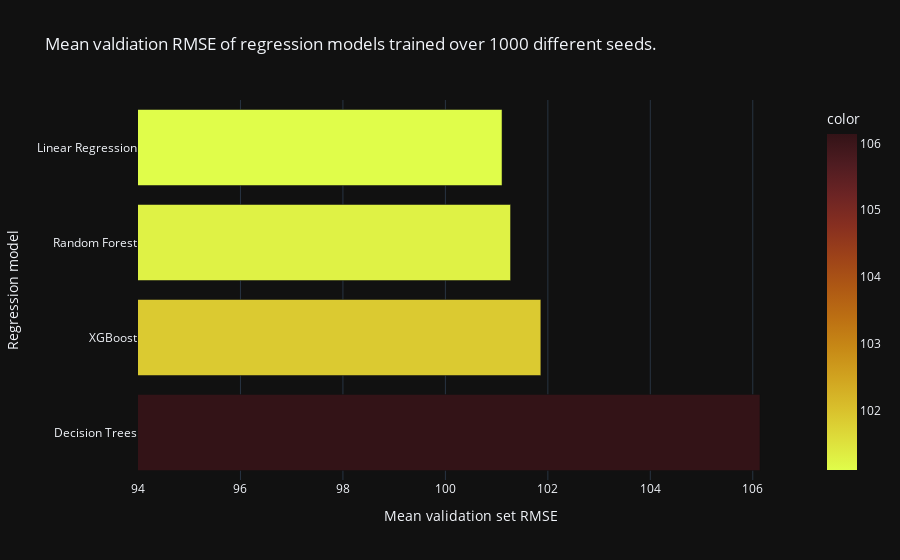

Notebook source saved alongside this figure:
### Code cell
bar_chart = px.bar(
    x=validation_mean_dict.values(),
    y=validation_mean_dict.keys(),
    labels={'x': 'Mean validation set RMSE', 'y': 'Regression model'},
    title='Mean valdiation RMSE of regression models trained over 1000 different seeds.',
    color=validation_mean_dict.values(),
    color_continuous_scale='solar_r',
    orientation='h'
)
bar_chart.update_xaxes(range=[94, 107])
bar_chart.update_layout(template='plotly_dark', yaxis={'categoryorder': 'total descending'})
box_plot.write_image('../../../README-images/regression-mean-rmse.png', scale=20)
bar_chart

### Figure 1 — Plotly figure (JSON) as saved in the notebook; plotly's stock layout.template omitted (floating-point values rounded to 4 significant figures)
{"data": [{"alignmentgroup": "True", "hovertemplate": "Mean validation set RMSE=%{x}<br>Regression model=%{y}<br>color=%{marker.color}<extra></extra>", "legendgroup": "", "marker": {"color": [101.1, 106.1, 101.3, 101.9], "coloraxis": "coloraxis", "pattern": {"shape": ""}}, "name": "", "offsetgroup": "", "orientation": "h", "showlegend": false, "textposition": "auto", "type": "bar", "x": [101.1, 106.1, 101.3, 101.9], "xaxis": "x", "y": ["Linear Regression", "Decision Trees", "Random Forest", "XGBoost"], "yaxis": "y"}], "layout": {"barmode": "relative", "coloraxis": {"colorbar": {"title": {"text": "color"}}, "colorscale": [[0, "rgb(224, 253, 74)"], [0.09091, "rgb(222, 222, 59)"], [0.1818, "rgb(217, 192, 44)"], [0.2727, "rgb(209, 164, 32)"], [0.3636, "rgb(199, 137, 22)"], [0.4545, "rgb(188, 111, 19)"], [0.5455, "rgb(174, 88, 20)"], [0.6364, "rgb(157, 66, 25)"], [0.7273, "rgb(135, 47, 32)"], [0.8182, "rgb(108, 36, 36)"], [0.9091, "rgb(79, 28, 33)"], [1, "rgb(51, 19, 23)"]]}, "legend": {"tracegroupgap": 0}, "title": {"text": "Mean valdiation RMSE of regression models trained over 1000 different seeds."}, "xaxis": {"anchor": "y", "domain": [0, 1], "range": [94, 107], "title": {"text": "Mean validation set RMSE"}}, "yaxis": {"anchor": "x", "categoryorder": "total descending", "domain": [0, 1], "title": {"text": "Regression model"}}}}
